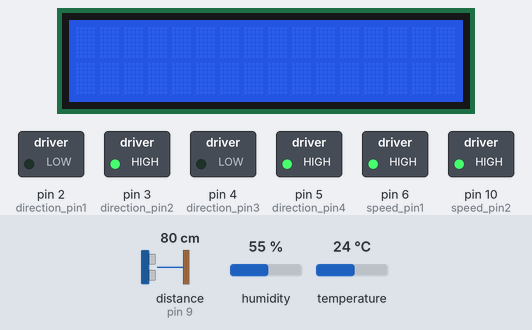
Bench run of a sketch on a simulated Arduino Uno, built with avr-gcc and run on an emulated ATmega328P. On the bench: 16×2 character LCD, switched loads named in the sketch (green lamp = pin HIGH). Wiring (inferred from the names in the program): ultrasonic range finder: trigger pin 11; echo pin 9. The test bench sets the inputs (shaded band); at power-on: distance to the obstacle (sensor on pin 9) 80 cm, humidity 55 %, temperature 24 °C. The echo pulse lasts 58.3 µs per cm; pins used as bus, display or sensor lines are not drawn; what the sketch prints to the serial monitor is not drawn.

Above: at 1.2 s.
1.3 s: distance to the obstacle (sensor on pin 9) set to 12 cm
2.8 s: distance to the obstacle (sensor on pin 9) set to 9 cm
At 3.2 s:
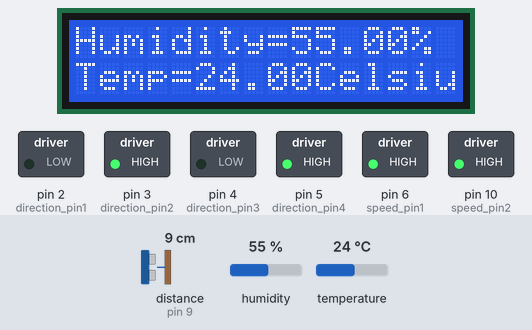
5.8 s: humidity set to 22 %
At 8.6 s:
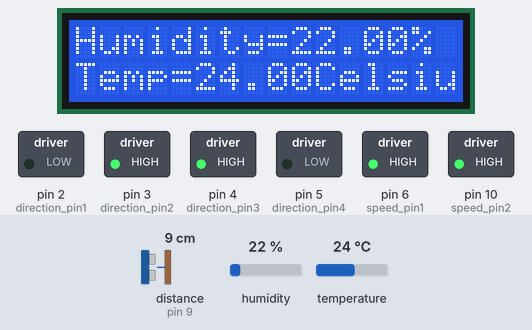
8.8 s: temperature set to 12 °C
At 11.1 s:
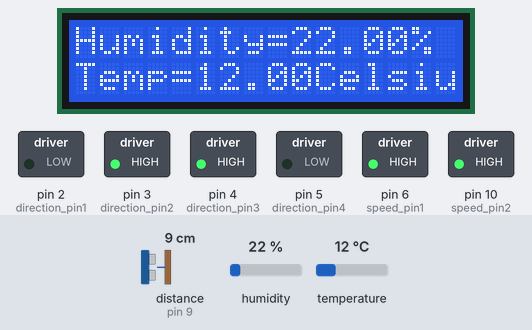
11.8 s: humidity set to 40 %
At 14.2 s:
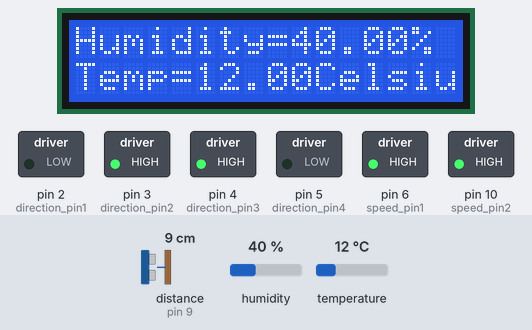
14.6 s: temperature set to 19 °C
At 16.0 s:
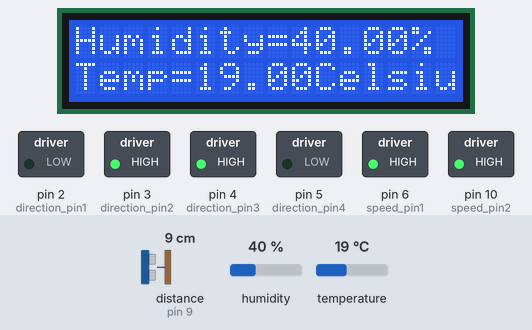
Timing chart, 0 to 17.6 s (numbered marks = the images above; inputs shaded):
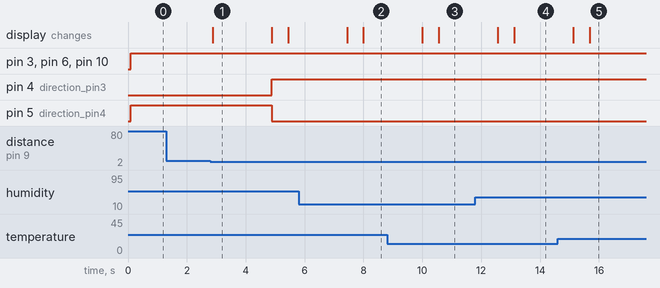

The sketch:

Collision_avoiding_robot.ino
```cpp
#include <Wire.h>
#include <DHT.h> //DHT and LCD libraries
#include <LiquidCrystal_I2C.h>
#define I2C_ADDR 0x27
#define DHTPIN 13
#define DHTTYPE DHT11
int direction_pin1=2;
int direction_pin2=3;
int speed_pin1=6;
int direction_pin3=4;
int direction_pin4=5;
int speed_pin2=10;
int speed=255;
int trig =11;
int echo=9;
float distance;
float duration;
DHT dht(DHTPIN,DHTTYPE);
LiquidCrystal_I2C lcd(0x27,16,2);
void setup()
{
 pinMode(direction_pin1,OUTPUT);
 pinMode(direction_pin2,OUTPUT);
 pinMode(speed_pin1,OUTPUT);

 pinMode(direction_pin3,OUTPUT);
 pinMode(direction_pin4,OUTPUT);
 pinMode(speed_pin2,OUTPUT);

 pinMode(trig,OUTPUT);
 pinMode(echo,INPUT);

 Serial.begin(9600);
 lcd.clear();
 lcd.backlight();// turn on lcd backlight
 lcd.init();// initialize lcd
 dht.begin();// initialize the sensor
}
void forward()
 {
  digitalWrite(direction_pin1,LOW);
  digitalWrite(direction_pin2,HIGH);
  analogWrite(speed_pin1,speed);

  digitalWrite(direction_pin3,LOW);
  digitalWrite(direction_pin4,HIGH);
  analogWrite(speed_pin2,speed);
 }
 void backward()
 {
  digitalWrite(direction_pin1,HIGH);
  digitalWrite(direction_pin2,LOW);
  analogWrite(speed_pin1,speed);

  digitalWrite(direction_pin3,HIGH);
  digitalWrite(direction_pin4,LOW);
  analogWrite(speed_pin2,speed);
 }
void left()
 {
  digitalWrite(direction_pin1,LOW);
  digitalWrite(direction_pin2,HIGH);
  analogWrite(speed_pin1,speed);

  digitalWrite(direction_pin3,HIGH);
  digitalWrite(direction_pin4,LOW);
  analogWrite(speed_pin2,speed);
  delay(500);
 }
void right()
 {
  digitalWrite(direction_pin1,HIGH);
  digitalWrite(direction_pin2,LOW);
  analogWrite(speed_pin1,speed);

  digitalWrite(direction_pin3,LOW);
  digitalWrite(direction_pin4,HIGH);
  analogWrite(speed_pin2,speed);
 }

void loop()
{
  digitalWrite(trig,HIGH);
  delayMicroseconds(10);
  digitalWrite(trig,LOW);
  duration = pulseIn(echo,HIGH);
  distance = (0.034*duration)/2;
  Serial.println(distance);
  lcd.clear();
  lcd.setCursor(0,0);
  int chk = dht.read(DHTPIN);

    if(distance<=10){
   lcd.setCursor(0,0);
   lcd.print("Humidity=");
   lcd.print((float)dht.readHumidity());
   lcd.print("%");
   lcd.setCursor(0,1);
   lcd.print("Temp=");
   lcd.print((float)dht.readTemperature());
   lcd.print("Celsius");
   delay(2000);
   lcd.clear();
    left();}
  else
    forward();
 }
```

Measured:
- the behaviour switches between 11 and 10 cm on distance to the obstacle (sensor on pin 9) (found by bisection; images 0 and 1)
- after the input at 1.3 s, every drawn part: stays the same
- after the input at 2.8 s, pin 4 (direction_pin3): LOW → HIGH after 2.1 s; pin 5 (direction_pin4): HIGH → LOW after 2.1 s; the display: changes after 0.07 s (image 1)
- after the input at 5.8 s, the display: first differs from a run without the input after 2.2 s (image 2)
- after the input at 8.8 s, the display: first differs from a run without the input after 1.8 s (image 3)
- after the input at 11.8 s, the display: first differs from a run without the input after 1.3 s (image 4)
- after the input at 14.6 s, the display: first differs from a run without the input after 1.1 s (image 5)
- what the display in image 1 shows lasts 2.0 s, from 2.9 s to 4.9 s
